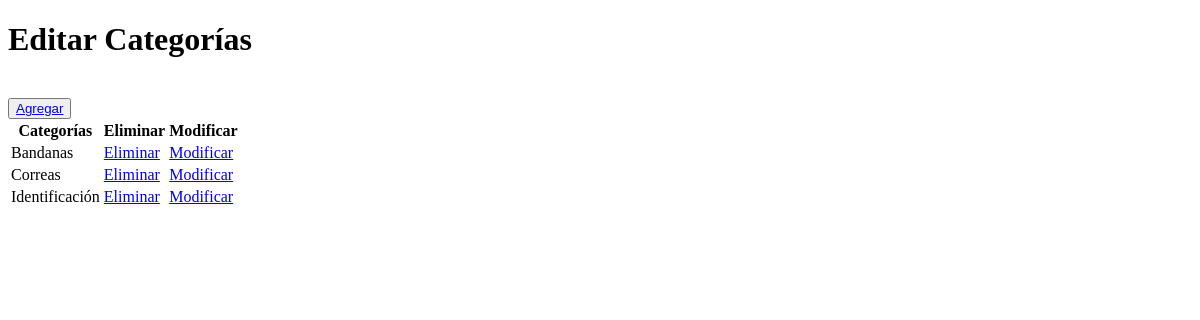
The app's page /productos/crud_categorias, older data.
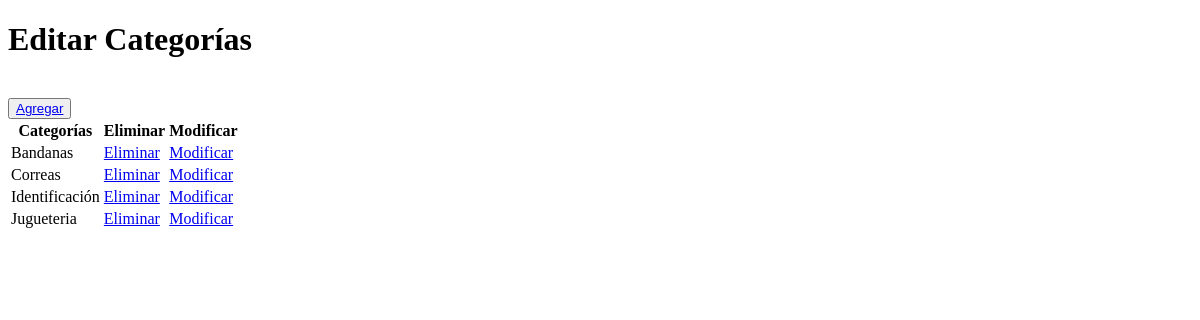
The same page, newer data.
### productos/models.py (models this page shows, shortened)
class Categoria(models.Model):
    id_categoria = models.AutoField(db_column='idCategoria', primary_key=True)
    categoria = models.CharField(max_length=20, blank=False, null=False)

### productos/views.py (the view)
# urls.py: path('crud_categorias', views.crud_categorias, name='crud_categorias'),
def crud_categorias(request):
    categorias = Categoria.objects.all()
    context = {'categorias':categorias}
    return render(request, 'productos/categorias_list.html', context)

### productos/templates/productos/categorias_list.html (shortened to what this page needs)
{% load static %}
<!DOCTYPE html>
<html lang="en">
<head>
</head>
<body>
    <h1>Editar Categorías</h1>
    <br>
    <button type="button">
        <a href="{% url 'categoriasAdd' %}">Agregar</a>
    </button>
    <table>
        {% if categorias %}
            <th>Categorías</th>
            <th>Eliminar</th>
            <th>Modificar</th>
            {% for x in categorias %}
                <tr>
                    <td>{{x.categoria}}
                    <td><a href="{% url 'categorias_del'  pk=x.id_categoria %}">Eliminar</a>
                    <td><a href="{% url 'categorias_edit'  pk=x.id_categoria %}">Modificar</a>
                </tr>
            {% endfor %}
        {% endif %}
    </table>
</body>
</html>

Row changes from the older to the newer data that the page shows:
added Categoria: categoria "Jugueteria"
